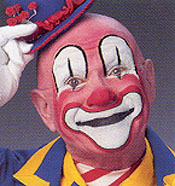
%> input picture Homework5/clown.jpg, 175 x 186 px
$ octave read_clown_image.m   (GNU Octave 9; MATLAB toolbox functions it lacks are replaced by stand-ins)
%> lines starting %> are read from the running program, lines starting %| are printed output that depends on the picture
% Code to read in and display the clown image in MATLAB

z = imread('clown.jpg');  % read in the clown image
%> z is the input picture: size 186x175x3 uint8; mean R, G, B 145.1, 105.4, 116.3
imagesc(z);  % display the image

% convert to a 3d matrix of RGB values per pixel...
[d1 d2 d3] = size(z);
%> d1 = 186; d2 = 175; d3 = 3
r = reshape(z(:,:,1),d1*d2,1);
g = reshape(z(:,:,2),d1*d2,1);
b = reshape(z(:,:,3),d1*d2,1);
rgbdata = [r g b];

% show scatter plots of combinations of r, g, and b channels
plot(r,g,'.')
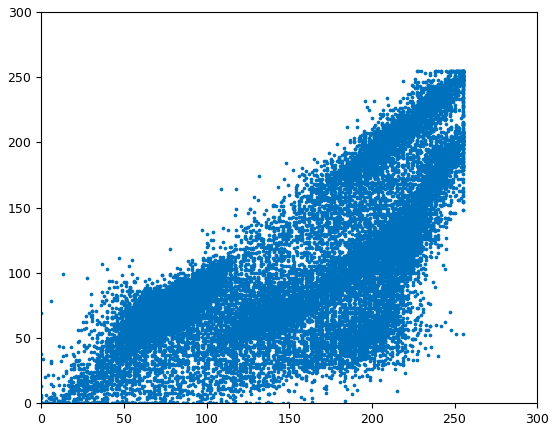
%> figure redrawn from the program's plot data
plot(r,b,'.')
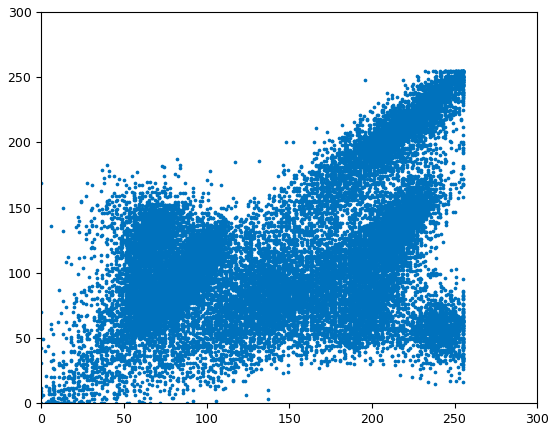
%> figure redrawn from the program's plot data
plot(g,b,'.')
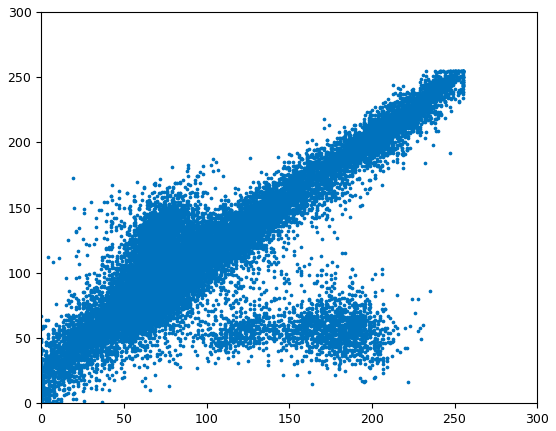
%> figure redrawn from the program's plot data
